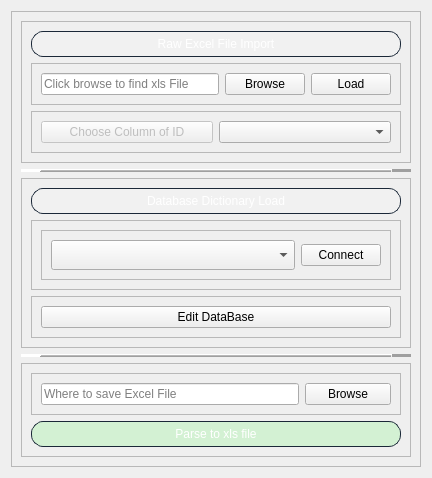
            <widget class="QWidget" name="xlsRawImport_Page">
             <layout class="QHBoxLayout" name="horizontalLayout_3">
              <item>
               <widget class="QFrame" name="xlsRawFileImport_Frame">
                <property name="frameShape">
                 <enum>QFrame::StyledPanel</enum>
                </property>
                <property name="frameShadow">
                 <enum>QFrame::Raised</enum>
                </property>
                <layout class="QVBoxLayout" name="verticalLayout_3">
                 <item>
                  <widget class="QFrame" name="xlsRawFileImport_MainFrame">
                   <property name="frameShape">
                    <enum>QFrame::StyledPanel</enum>
                   </property>
                   <property name="frameShadow">
                    <enum>QFrame::Raised</enum>
                   </property>
                   <layout class="QVBoxLayout" name="verticalLayout_9">
                    <item>
                     <widget class="QPushButton" name="xlsRawFileImport_LabelButton">
                      <property name="enabled">
                       <bool>false</bool>
                      </property>
                      <property name="styleSheet">
                       <string notr="true">QPushButton {
    background-color: rgba(255,255,255,30); /* Steam's Button Background Color */
    color: #ffffff; /* White text for buttons */
    border: 1px solid #1b2838;
    border-radius: 12px;
    padding: 5px 10px;
}</string>
                      </property>
                      <property name="text">
                       <string>Raw Excel File Import</string>
                      </property>
                      <property name="icon">
                       <iconset resource="icons.qrc">
                        <normaloff>:/file_open/icons/icons8-excel.svg</normaloff>:/file_open/icons/icons8-excel.svg</iconset>
                      </property>
                     </widget>
                    </item>
                    <item>
                     <widget class="QFrame" name="xlsRawFileBrowseFrame">
                      <property name="sizePolicy">
                       <sizepolicy hsizetype="Preferred" vsizetype="Preferred">
                        <horstretch>0</horstretch>
                        <verstretch>2</verstretch>
                       </sizepolicy>
                      </property>
                      <property name="frameShape">
                       <enum>QFrame::StyledPanel</enum>
                      </property>
                      <property name="frameShadow">
                       <enum>QFrame::Raised</enum>
                      </property>
                      <layout class="QHBoxLayout" name="horizontalLayout_4">
                       <item>
                        <widget class="QLineEdit" name="xlsRawFilePath_Line">
                         <property name="enabled">
                          <bool>true</bool>
                         </property>
                         <property name="sizePolicy">
                          <sizepolicy hsizetype="Minimum" vsizetype="Fixed">
                           <horstretch>6</horstretch>
                           <verstretch>0</verstretch>
                          </sizepolicy>
                         </property>
                         <property name="text">
                          <string/>
                         </property>
                         <property name="readOnly">
                          <bool>true</bool>
                         </property>
                         <property name="placeholderText">
                          <string>Click browse to find xls File</string>
                         </property>
                        </widget>
                       </item>
                       <item>
                        <widget class="QPushButton" name="xlsRawFilePathBrowse_Button">
                         <property name="sizePolicy">
                          <sizepolicy hsizetype="Preferred" vsizetype="Fixed">
                           <horstretch>2</horstretch>
                           <verstretch>0</verstretch>
                          </sizepolicy>
                         </property>
                         <property name="styleSheet">
                          <string notr="true">.material-icons.orange600 { color: #FB8C00; }</string>
                         </property>
                         <property name="text">
                          <string>Browse</string>
                         </property>
                         <property name="icon">
                          <iconset resource="icons.qrc">
                           <normaloff>:/file_open/icons/icons8-open-file.svg</normaloff>:/file_open/icons/icons8-open-file.svg</iconset>
                         </property>
                        </widget>
                       </item>
                       <item>
                        <widget class="QPushButton" name="xlsRawFilePathLoad_Button">
                         <property name="sizePolicy">
                          <sizepolicy hsizetype="Preferred" vsizetype="Fixed">
                           <horstretch>2</horstretch>
                           <verstretch>0</verstretch>
                          </sizepolicy>
                         </property>
                         <property name="text">
                          <string>Load</string>
                         </property>
                         <property name="icon">
                          <iconset resource="icons.qrc">
                           <normaloff>:/file_open/icons/icons8-download-60.png</normaloff>:/file_open/icons/icons8-download-60.png</iconset>
                         </property>
                        </widget>
                       </item>
                      </layout>
                     </widget>
                    </item>
                    <item>
                     <widget class="QFrame" name="columnChoose_Frame">
                      <property name="frameShape">
                       <enum>QFrame::StyledPanel</enum>
                      </property>
                      <property name="frameShadow">
                       <enum>QFrame::Raised</enum>
                      </property>
                      <layout class="QHBoxLayout" name="horizontalLayout_8">
                       <item>
                        <widget class="QPushButton" name="coulumnChoose_LabelButton">
                         <property name="enabled">
                          <bool>false</bool>
                         </property>
                         <property name="text">
                          <string>Choose Column of ID</string>
                         </property>
                        </widget>
                       </item>
                       <item>
                        <widget class="QComboBox" name="columnList_ComboBox"/>
                       </item>
                      </layout>
                     </widget>
                    </item>
                   </layout>
                  </widget>
                 </item>
                 <item>
                  <widget class="Line" name="line_2">
                   <property name="frameShadow">
                    <enum>QFrame::Raised</enum>
                   </property>
                   <property name="lineWidth">
                    <number>20</number>
                   </property>
                   <property name="midLineWidth">
                    <number>1</number>
                   </property>
                   <property name="orientation">
                    <enum>Qt::Horizontal</enum>
                   </property>
                  </widget>
                 </item>
                 <item>
                  <widget class="QFrame" name="databaseLoad_MainFrame">
                   <property name="sizePolicy">
                    <sizepolicy hsizetype="Preferred" vsizetype="Preferred">
                     <horstretch>0</horstretch>
                     <verstretch>1</verstretch>
                    </sizepolicy>
                   </property>
                   <property name="frameShape">
                    <enum>QFrame::StyledPanel</enum>
                   </property>
                   <property name="frameShadow">
                    <enum>QFrame::Raised</enum>
                   </property>
                   <layout class="QVBoxLayout" name="verticalLayout_4">
                    <item>
                     <widget class="QPushButton" name="databaseBrowse_LabelButton">
                      <property name="enabled">
                       <bool>false</bool>
                      </property>
                      <property name="sizePolicy">
                       <sizepolicy hsizetype="Minimum" vsizetype="Preferred">
                        <horstretch>0</horstretch>
                        <verstretch>1</verstretch>
                       </sizepolicy>
                      </property>
                      <property name="maximumSize">
                       <size>
                        <width>16777215</width>
                        <height>30</height>
                       </size>
                      </property>
                      <property name="styleSheet">
                       <string notr="true">QPushButton {
    background-color: rgba(255,255,255,30); /* Steam's Button Background Color */
    color: #ffffff; /* White text for buttons */
    border: 1px solid #1b2838;
    border-radius: 12px;
    padding: 5px 10px;
}</string>
                      </property>
                      <property name="text">
                       <string>Database Dictionary Load</string>
                      </property>
                      <property name="icon">
                       <iconset resource="icons.qrc">
                        <normaloff>:/file_open/icons/icons8-json-file-100.png</normaloff>:/file_open/icons/icons8-json-file-100.png</iconset>
                      </property>
                      <property name="iconSize">
                       <size>
                        <width>25</width>
                        <height>25</height>
                       </size>
                      </property>
                     </widget>
                    </item>
                    <item>
                     <widget class="QFrame" name="databaseConnect_Frame">
                      <property name="sizePolicy">
                       <sizepolicy hsizetype="Preferred" vsizetype="Preferred">
                        <horstretch>0</horstretch>
                        <verstretch>3</verstretch>
                       </sizepolicy>
                      </property>
                      <property name="maximumSize">
                       <size>
                        <width>16777215</width>
                        <height>80</height>
                       </size>
                      </property>
                      <property name="frameShape">
                       <enum>QFrame::StyledPanel</enum>
                      </property>
                      <property name="frameShadow">
                       <enum>QFrame::Raised</enum>
                      </property>
                      <layout class="QVBoxLayout" name="verticalLayout_5">
                       <item>
                        <widget class="QFrame" name="databaseBrowse_Frame">
                         <property name="sizePolicy">
                          <sizepolicy hsizetype="Preferred" vsizetype="Preferred">
                           <horstretch>0</horstretch>
                           <verstretch>3</verstretch>
                          </sizepolicy>
                         </property>
                         <property name="minimumSize">
                          <size>
                           <width>0</width>
                           <height>50</height>
                          </size>
                         </property>
                         <property name="styleSheet">
                          <string notr="true"/>
                         </property>
                         <property name="frameShape">
                          <enum>QFrame::StyledPanel</enum>
                         </property>
                         <property name="frameShadow">
                          <enum>QFrame::Raised</enum>
                         </property>
                         <layout class="QHBoxLayout" name="horizontalLayout_5">
                          <item>
                           <widget class="QComboBox" name="DatabaseChoice_ComboBox">
                            <property name="sizePolicy">
                             <sizepolicy hsizetype="Preferred" vsizetype="Preferred">
                              <horstretch>6</horstretch>
                              <verstretch>2</verstretch>
                             </sizepolicy>
                            </property>
                            <property name="styleSheet">
                             <string notr="true"/>
                            </property>
                            <property name="inputMethodHints">
                             <set>Qt::ImhNone</set>
                            </property>
                            <property name="placeholderText">
                             <string>Choose a DataBase, then click connect</string>
                            </property>
                           </widget>
                          </item>
                          <item>
                           <widget class="QPushButton" name="DatabaseConnect_Button">
                            <property name="sizePolicy">
                             <sizepolicy hsizetype="Preferred" vsizetype="Fixed">
                              <horstretch>1</horstretch>
                              <verstretch>0</verstretch>
                             </sizepolicy>
                            </property>
                            <property name="text">
                             <string>Connect</string>
                            </property>
                            <property name="icon">
                             <iconset resource="icons.qrc">
                              <normaloff>:/file_open/icons/icons8-connect-100.png</normaloff>:/file_open/icons/icons8-connect-100.png</iconset>
                            </property>
                           </widget>
                          </item>
                         </layout>
                        </widget>
                       </item>
                      </layout>
                     </widget>
                    </item>
                    <item>
                     <widget class="QFrame" name="frame_4">
                      <property name="sizePolicy">
                       <sizepolicy hsizetype="Preferred" vsizetype="Preferred">
                        <horstretch>0</horstretch>
                        <verstretch>0</verstretch>
                       </sizepolicy>
                      </property>
                      <property name="styleSheet">
                       <string notr="true"/>
                      </property>
                      <property name="frameShape">
                       <enum>QFrame::StyledPanel</enum>
                      </property>
                      <property name="frameShadow">
                       <enum>QFrame::Raised</enum>
                      </property>
                      <layout class="QVBoxLayout" name="verticalLayout_18">
                       <item>
                        <widget class="QPushButton" name="databaseEdit_Button">
                         <property name="sizePolicy">
                          <sizepolicy hsizetype="Minimum" vsizetype="Fixed">
                           <horstretch>1</horstretch>
                           <verstretch>1</verstretch>
                          </sizepolicy>
                         </property>
                         <property name="maximumSize">
                          <size>
                           <width>16777215</width>
                           <height>16777215</height>
                          </size>
                         </property>
                         <property name="styleSheet">
                          <string notr="true"/>
                         </property>
                         <property name="text">
                          <string>Edit DataBase</string>
                         </property>
                         <property name="icon">
                          <iconset resource="icons.qrc">
                           <normaloff>:/file_open/icons/icons8-database-100.png</normaloff>:/file_open/icons/icons8-database-100.png</iconset>
                         </property>
                         <property name="iconSize">
                          <size>
                           <width>30</width>
                           <height>30</height>
                          </size>
                         </property>
                        </widget>
                       </item>
                      </layout>
                     </widget>
                    </item>
                   </layout>
                  </widget>
                 </item>
                 <item>
                  <widget class="Line" name="line_3">
                   <property name="frameShadow">
                    <enum>QFrame::Raised</enum>
                   </property>
                   <property name="lineWidth">
                    <number>20</number>
                   </property>
                   <property name="midLineWidth">
                    <number>1</number>
                   </property>
                   <property name="orientation">
                    <enum>Qt::Horizontal</enum>
                   </property>
                  </widget>
                 </item>
                 <item>
                  <widget class="QFrame" name="xlsParsedFile_MainFrame">
                   <property name="sizePolicy">
                    <sizepolicy hsizetype="Preferred" vsizetype="Preferred">
                     <horstretch>0</horstretch>
                     <verstretch>1</verstretch>
                    </sizepolicy>
                   </property>
                   <property name="frameShape">
                    <enum>QFrame::StyledPanel</enum>
                   </property>
                   <property name="frameShadow">
                    <enum>QFrame::Raised</enum>
                   </property>
                   <layout class="QVBoxLayout" name="verticalLayout_8">
                    <item>
                     <widget class="QFrame" name="xlsParsedFileBrowseFrame">
                      <property name="sizePolicy">
                       <sizepolicy hsizetype="Preferred" vsizetype="Preferred">
                        <horstretch>0</horstretch>
                        <verstretch>2</verstretch>
                       </sizepolicy>
                      </property>
                      <property name="frameShape">
                       <enum>QFrame::StyledPanel</enum>
                      </property>
                      <property name="frameShadow">
                       <enum>QFrame::Raised</enum>
                      </property>
                      <layout class="QHBoxLayout" name="horizontalLayout_7">
                       <item>
                        <widget class="QLineEdit" name="xlsParsedFilePath_Line">
                         <property name="enabled">
                          <bool>true</bool>
                         </property>
                         <property name="sizePolicy">
                          <sizepolicy hsizetype="Minimum" vsizetype="Fixed">
                           <horstretch>6</horstretch>
                           <verstretch>0</verstretch>
                          </sizepolicy>
                         </property>
                         <property name="inputMethodHints">
                          <set>Qt::ImhNoEditMenu</set>
                         </property>
                         <property name="text">
                          <string/>
                         </property>
                         <property name="readOnly">
                          <bool>true</bool>
                         </property>
                         <property name="placeholderText">
                          <string>Where to save Excel File</string>
                         </property>
                        </widget>
                       </item>
                       <item>
                        <widget class="QPushButton" name="xlsParsedFilePathBrowse_Button">
                         <property name="sizePolicy">
                          <sizepolicy hsizetype="Preferred" vsizetype="Fixed">
                           <horstretch>2</horstretch>
                           <verstretch>0</verstretch>
                          </sizepolicy>
                         </property>
                         <property name="styleSheet">
                          <string notr="true">.material-icons.orange600 { color: #FB8C00; }</string>
                         </property>
                         <property name="text">
                          <string>Browse</string>
                         </property>
                         <property name="icon">
                          <iconset resource="icons.qrc">
                           <normaloff>:/file_open/icons/icons8-open-file.svg</normaloff>:/file_open/icons/icons8-open-file.svg</iconset>
                         </property>
                        </widget>
                       </item>
                      </layout>
                     </widget>
                    </item>
                    <item>
                     <widget class="QPushButton" name="parseToXlsFile_Button">
                      <property name="styleSheet">
                       <string notr="true">QPushButton {
    background-color: rgba(0,255,0,30); /* Steam's Button Background Color */
    color: #ffffff; /* White text for buttons */
    border: 1px solid #1b2838;
    border-radius: 12px;
    padding: 5px 10px;
}

QPushButton:hover {
    background-color: rgba(120,120,120,30); /* Darker shade on hover */
}

QPushButton:pressed {
    background-color: #122031; /* Darker shade when pressed */
}</string>
                      </property>
                      <property name="text">
                       <string>Parse to xls file</string>
                      </property>
                      <property name="icon">
                       <iconset resource="icons.qrc">
                        <normaloff>:/file_open/icons/icons8-export-excel-100.png</normaloff>:/file_open/icons/icons8-export-excel-100.png</iconset>
                      </property>
                      <property name="iconSize">
                       <size>
                        <width>20</width>
                        <height>20</height>
                       </size>
                      </property>
                     </widget>
                    </item>
                   </layout>
                  </widget>
                 </item>
                </layout>
               </widget>
              </item>
             </layout>
            </widget>
